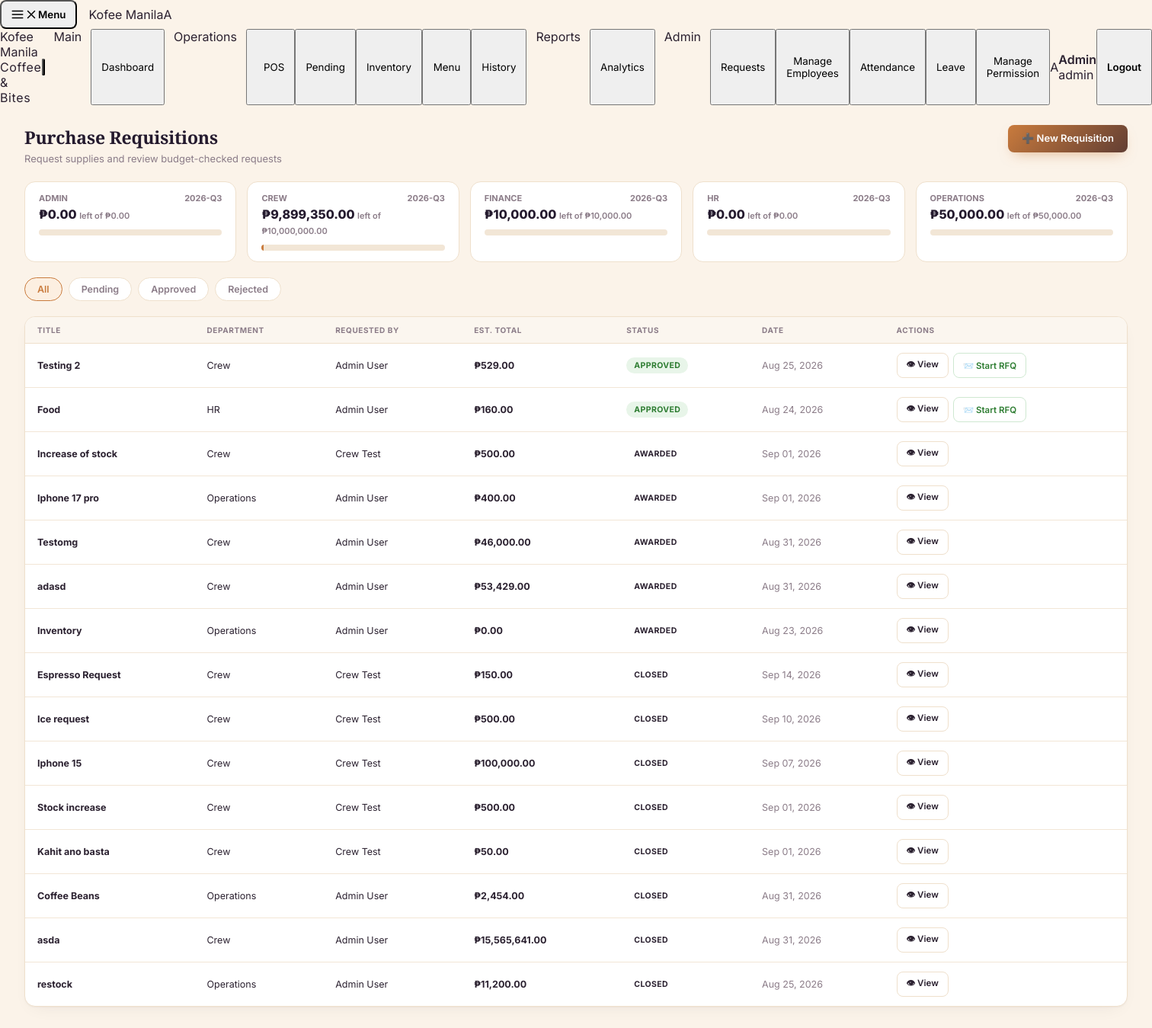
Page /POS/php/requisitions.php (signed in) on the committed database.
### tables this page shows
CREATE TABLE `procurement_budgets` (
  `id` int(11) NOT NULL,
  `department` varchar(60) NOT NULL,
  `period_label` varchar(30) NOT NULL,
  `allocated_amount` decimal(12,2) NOT NULL DEFAULT 0.00,
  `used_amount` decimal(12,2) NOT NULL DEFAULT 0.00
);

CREATE TABLE `purchase_requisitions` (
  `id` int(11) NOT NULL,
  `requested_by` int(11) NOT NULL,
  `department` varchar(60) NOT NULL,
  `title` varchar(150) NOT NULL,
  `notes` text DEFAULT NULL,
  `estimated_total` decimal(12,2) NOT NULL DEFAULT 0.00,
  `status` enum('pending','approved','rejected','sourcing','awarded','closed') NOT NULL DEFAULT 'pending',
  `reviewed_by` int(11) DEFAULT NULL,
  `reviewed_at` datetime DEFAULT NULL,
  `review_notes` varchar(255) DEFAULT NULL,
  `created_at` timestamp NOT NULL DEFAULT current_timestamp()
);

CREATE TABLE `users` (
  `id` int(50) NOT NULL,
  `username` varchar(255) NOT NULL,
  `email` varchar(255) NOT NULL DEFAULT '',
  `password` varchar(255) NOT NULL,
  `firstname` varchar(50) DEFAULT NULL,
  `lastname` varchar(50) DEFAULT NULL,
  `role` varchar(50) NOT NULL DEFAULT 'crew',
  `status` enum('active','blocked','on_hold') NOT NULL DEFAULT 'active',
  `last_login` datetime DEFAULT NULL,
  `created_at` timestamp NOT NULL DEFAULT current_timestamp(),
  `updated_at` timestamp NOT NULL DEFAULT current_timestamp() ON UPDATE current_timestamp()
);

### POS/includes/permissions.php (called while the page is built, shortened)
<?php
function has_permission(string $perm_key): bool {
    $roles = [];
    if (!empty($_SESSION['roles']) && is_array($_SESSION['roles'])) {
        $roles = $_SESSION['roles'];
    } elseif (!empty($_SESSION['role'])) {
        $roles = [$_SESSION['role']];
    }
    if (in_array('admin', $roles, true)) {
        return true;
    }
    return false;
}
?>

### POS/php/requisitions.php (the view, shortened to what this page needs)
<?php
require_once '../includes/permissions.php';
$pdo   = get_db();
$user  = current_user();
$period_label = date('Y') . '-Q' . (int)ceil((int)date('n') / 3);
$departments = ['manager' => 'Operations', 'crew' => 'Crew', 'finance' => 'Finance', 'hr' => 'HR', 'admin' => 'Admin'];
$can_review = has_permission('procurement.requisition.review');
if ($can_review) {
    $budgets = $pdo->prepare('SELECT * FROM procurement_budgets WHERE period_label=:p ORDER BY department');
    $budgets->execute([':p'=>$period_label]);
} else {
    $budgets = $pdo->prepare('SELECT * FROM procurement_budgets WHERE period_label=:p AND department=:d');
    $budgets->execute([':p'=>$period_label, ':d'=>$user['role']]);
}
$budgets = $budgets->fetchAll();
$filter = $_GET['status'] ?? 'all';
$where  = '1=1';
$params = [':p' => $period_label];
unset($params[':p']);
$stmt = $pdo->prepare("
    SELECT pr.*, u.firstname, u.lastname
    FROM purchase_requisitions pr
    JOIN users u ON u.id = pr.requested_by
    WHERE $where
    ORDER BY FIELD(pr.status,'pending','approved','sourcing','awarded','rejected','closed'), pr.created_at DESC
");
$stmt->execute($params);
$requisitions = $stmt->fetchAll();
?>
<!DOCTYPE html>
<html lang="en">
<head>
  <link rel="stylesheet" href="../css/style.css"/>
  <link rel="stylesheet" href="../css/sidebar.css"/>
</head>
<body>
<?php include("../includes/sidebar.php"); ?>
<div id="page-requisitions" class="page active">
  <div class="page-header">
    <div>
      <h1>Purchase Requisitions</h1>
      <p>Request supplies and review budget-checked requests</p>
    </div>
    <?php if (has_permission('procurement.requisition.create')): ?>
      <button class="btn-add" onclick="openCreate()">➕ New Requisition</button>
    <?php endif; ?>
  </div>
  <div class="page-body">
    <div class="stat-row" style="display:grid;grid-template-columns:repeat(auto-fit,minmax(220px,1fr));gap:14px">
      <?php if (empty($budgets)): ?>
        <div class="mini-stat"><div class="mini-stat-icon" style="background:#fdf3ea">💰</div><div><div class="mini-stat-val">—</div><div class="mini-stat-lbl">No budget set for <?= htmlspecialchars($period_label) ?></div></div></div>
      <?php else: foreach ($budgets as $b):
        $remaining = $b['allocated_amount'] - $b['used_amount'];
        $pct = $b['allocated_amount'] > 0 ? min(100, ($b['used_amount'] / $b['allocated_amount']) * 100) : 0;
      ?>
        <div class="mini-stat" style="flex-direction:column;align-items:stretch;gap:4px">
          <div style="display:flex;justify-content:space-between;font-size:11px;font-weight:700;color:var(--text-muted);text-transform:uppercase">
            <span><?= htmlspecialchars($departments[$b['department']] ?? $b['department']) ?></span>
            <span><?= htmlspecialchars($period_label) ?></span>
          </div>
          <div style="font-size:16px;font-weight:800;color:var(--espresso)">
            ₱<?= number_format($remaining,2) ?> <span style="font-size:11px;color:var(--text-muted);font-weight:600">left of ₱<?= number_format($b['allocated_amount'],2) ?></span>
          </div>
          <div class="budget-bar-wrap"><div class="budget-bar-fill" style="width:<?= $pct ?>%"></div></div>
        </div>
      <?php endforeach; endif; ?>
    </div>
    <div class="filter-bar" style="padding:0">
      <a href="requisitions.php" class="filter-pill <?= $filter==='all'?'active':'' ?>">All</a>
      <a href="requisitions.php?status=pending" class="filter-pill <?= $filter==='pending'?'active':'' ?>">Pending</a>
      <a href="requisitions.php?status=approved" class="filter-pill <?= $filter==='approved'?'active':'' ?>">Approved</a>
      <a href="requisitions.php?status=rejected" class="filter-pill <?= $filter==='rejected'?'active':'' ?>">Rejected</a>
    </div>
    <div class="table-scroll-wrapper">
      <table>
        <thead>
          <tr><th>Title</th><th>Department</th><th>Requested By</th><th>Est. Total</th><th>Status</th><th>Date</th><th>Actions</th></tr>
        </thead>
        <tbody>
        <?php if (empty($requisitions)): ?>
          <tr class="empty-row"><td colspan="7">🫙 No requisitions found.</td></tr>
        <?php else: foreach ($requisitions as $r): ?>
          <tr>
            <td style="font-weight:700"><?= htmlspecialchars($r['title']) ?></td>
            <td><?= htmlspecialchars($departments[$r['department']] ?? $r['department']) ?></td>
            <td><?= htmlspecialchars($r['firstname'].' '.$r['lastname']) ?></td>
            <td style="font-weight:700">₱<?= number_format($r['estimated_total'],2) ?></td>
            <td><span class="status-badge status-<?= $r['status'] ?>"><?= ucfirst($r['status']) ?></span></td>
            <td class="muted-cell"><?= date('M d, Y', strtotime($r['created_at'])) ?></td>
            <td>
              <div class="act-group">
                <button class="act-btn" onclick='openView(<?= htmlspecialchars(json_encode($r), ENT_QUOTES) ?>)'>👁 View</button>
                <?php if ($r['status'] === 'approved' && has_permission('procurement.rfq.manage')): ?>
                  <button class="act-btn act-activate" onclick="window.location.href='rfq.php?requisition_id=<?= $r['id'] ?>'">📨 Start RFQ</button>
                <?php endif; ?>
              </div>
            </td>
          </tr>
        <?php endforeach; endif; ?>
        </tbody>
      </table>
    </div>
  </div>
</div>
</body>
</html>

### POS/php/requisitions.php (style rules this page uses)
.budget-bar-wrap { background:#f2e6d6; border-radius:999px; height:8px; overflow:hidden; margin-top:6px; }
.budget-bar-fill { height:100%; background:var(--accent, var(--caramel, #c47d3e)); }

### rows in the picture
procurement_budgets: department "ADMIN", allocated_amount "0.00"
procurement_budgets: department "CREW", remaining "9,899,350.00", allocated_amount "10,000,000.00"
procurement_budgets: department "FINANCE", remaining "10,000.00", allocated_amount "10,000.00"
procurement_budgets: department "HR", allocated_amount "0.00"
procurement_budgets: department "OPERATIONS", remaining "50,000.00", allocated_amount "50,000.00"
purchase_requisitions: title "Testing 2", department "Crew", reviewed_by.lastname "Admin User", estimated_total "529.00", status "APPROVED", created_at "Aug 25, 2026"
purchase_requisitions: title "Food", department "HR", reviewed_by.lastname "Admin User", estimated_total "160.00", status "APPROVED", created_at "Aug 24, 2026"
purchase_requisitions: title "Increase of stock", department "Crew", requested_by.lastname "Crew Test", estimated_total "500.00", status "AWARDED", created_at "Sep 01, 2026"
purchase_requisitions: title "Iphone 17 pro", department "Operations", reviewed_by.lastname "Admin User", estimated_total "400.00", status "AWARDED", created_at "Sep 01, 2026"
purchase_requisitions: title "Testomg", department "Crew", reviewed_by.lastname "Admin User", estimated_total "46,000.00", status "AWARDED", created_at "Aug 31, 2026"
purchase_requisitions: title "adasd", department "Crew", reviewed_by.lastname "Admin User", estimated_total "53,429.00", status "AWARDED", created_at "Aug 31, 2026"
purchase_requisitions: title "Inventory", department "Operations", reviewed_by.lastname "Admin User", estimated_total "0.00", status "AWARDED", created_at "Aug 23, 2026"
purchase_requisitions: title "Espresso Request", department "Crew", requested_by.lastname "Crew Test", estimated_total "150.00", status "CLOSED", created_at "Sep 14, 2026"
purchase_requisitions: title "Ice request", department "Crew", requested_by.lastname "Crew Test", estimated_total "500.00", status "CLOSED", created_at "Sep 10, 2026"
purchase_requisitions: title "Iphone 15", department "Crew", requested_by.lastname "Crew Test", estimated_total "100,000.00", status "CLOSED", created_at "Sep 07, 2026"
purchase_requisitions: title "Stock increase", department "Crew", requested_by.lastname "Crew Test", estimated_total "500.00", status "CLOSED", created_at "Sep 01, 2026"
purchase_requisitions: title "Kahit ano basta", department "Crew", requested_by.lastname "Crew Test", estimated_total "50.00", status "CLOSED", created_at "Sep 01, 2026"
purchase_requisitions: title "Coffee Beans", department "Operations", reviewed_by.lastname "Admin User", estimated_total "2,454.00", status "CLOSED", created_at "Aug 31, 2026"
purchase_requisitions: title "asda", department "Crew", reviewed_by.lastname "Admin User", estimated_total "15,565,641.00", status "CLOSED", created_at "Aug 31, 2026"
purchase_requisitions: title "restock", department "Operations", reviewed_by.lastname "Admin User", estimated_total "11,200.00", status "CLOSED", created_at "Aug 25, 2026"

### other values in the picture
$initials "A"
$user['firstname'] ?: $user['username'] "Admin"
implode(' + ', $roles) "admin"
